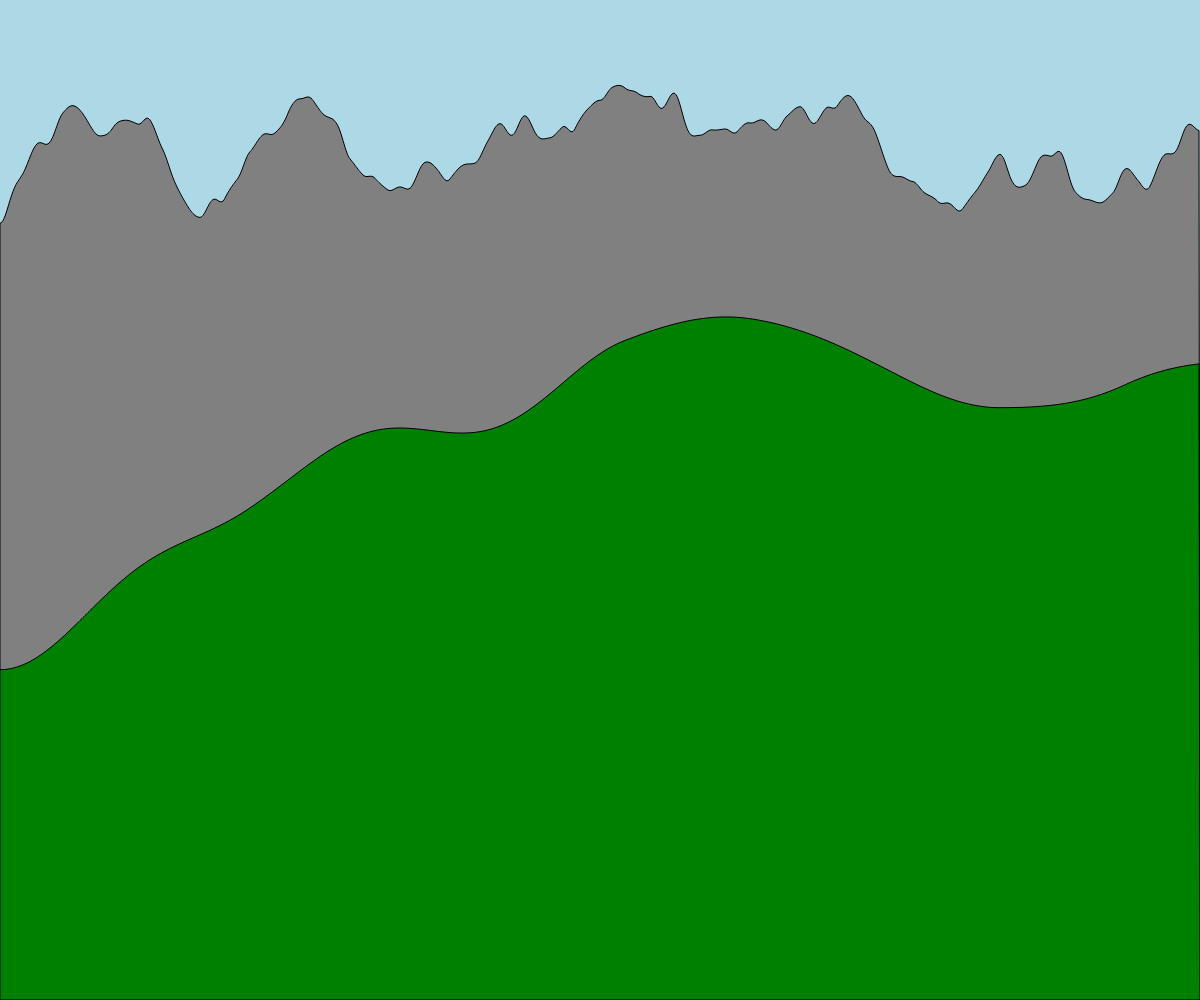
Frame 1 (no input)
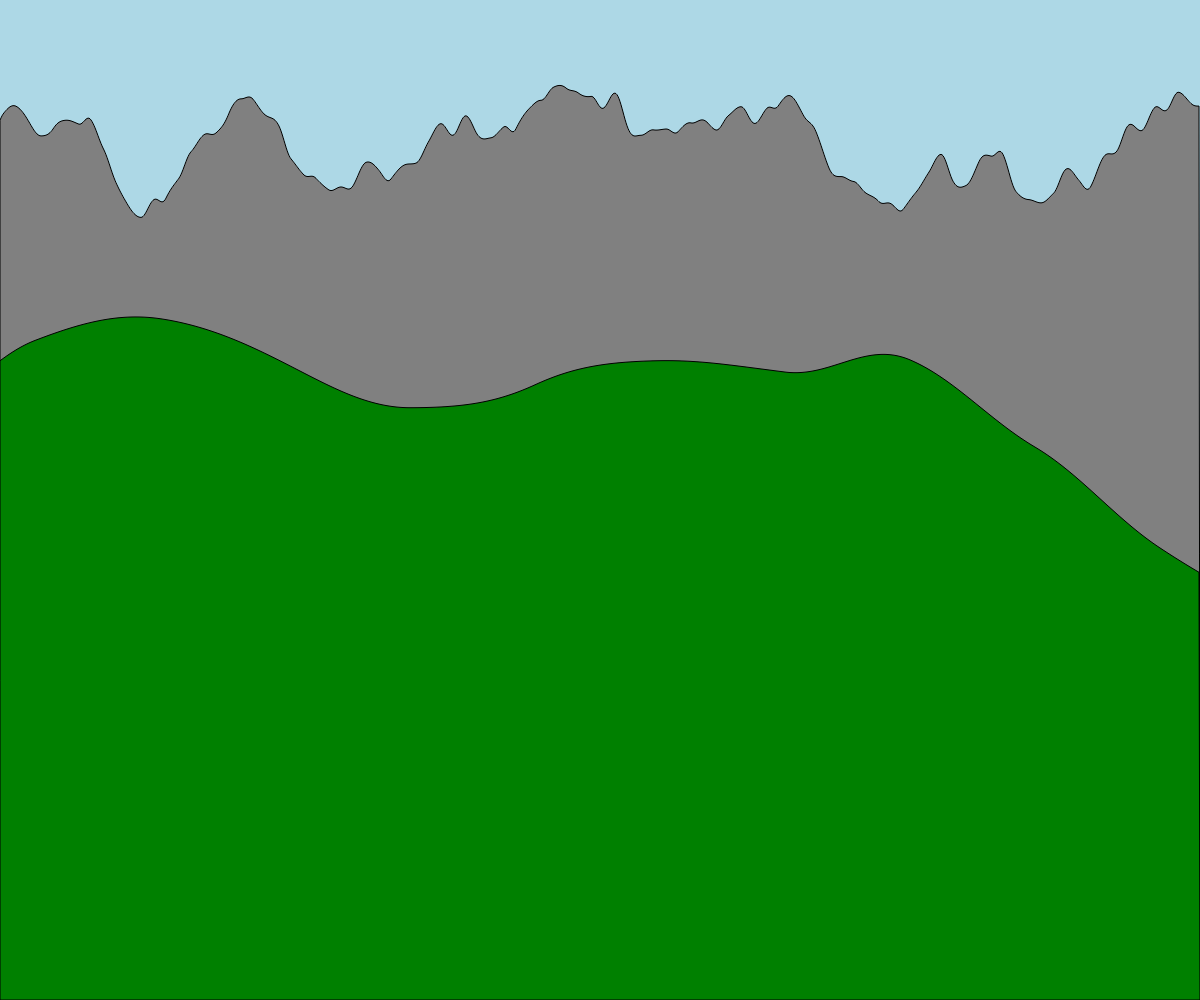
Frame 60 (no input)
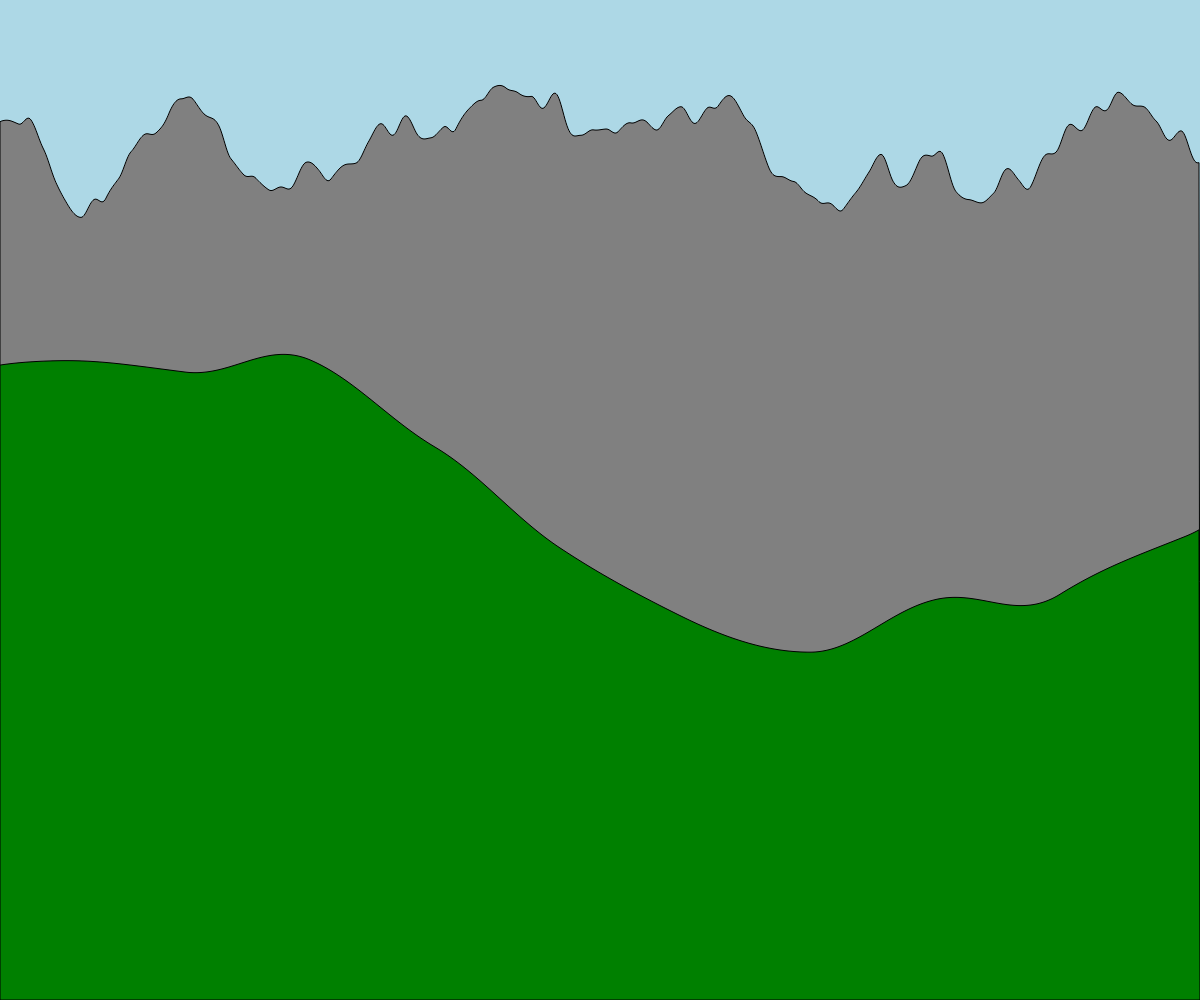
Frame 120 (the mouse pressed at the canvas centre since frame 60)

The p5.js sketch that drew these frames (run headless with seeded random() and noise() and a simulated clock; from frame 60 on, the mouse is pressed at the canvas centre):

// p5.js sketch
// ── sketch.js
let xoff = 0;
let xoff2 = 0;
let startx = 0;
let startx2 = 0;

function setup() {
  createCanvas(windowWidth, windowHeight);
}

function draw() {
  background("lightblue");

  fill("grey");
  beginShape();
  xoff = startx;
  vertex(0, height);
  for (let x = 0; x < width; x++) {
    vertex(x, (height / 3) * noise(xoff));
    xoff += 0.01;
  }
  vertex(width, height);
  endShape(CLOSE);
  startx += 0.01;

  fill("green");
  beginShape();
  xoff2 = startx2;
  vertex(0, height);
  for (let x = 0; x < width; x++) {
    vertex(x, 2 * (height / 2) * noise(xoff2));
    xoff2 += 0.001;
  }
  vertex(width, height);
  endShape(CLOSE);
  startx2 += 0.01;
}

/*
let x = 0;

function setup() {
  createCanvas(windowWidth, windowHeight);
}

function draw() {
  if (x % 40 == 0) {
    fill("red");
    circle(x, random(height), 20);
    fill("green");
    circle(x, noise(x) * height, 20);
  }
  x++;
}
*/

/*
function setup() {
  createCanvas(windowWidth, windowHeight);
  for (let x = 0; x < width; x++) {
    if (x % 50 == 0) {
      y = windowHeight * noise(x);
      //y = random(windowHeight);
      fill("red");
      circle(x, y, 5);
    }
  }
}

function draw() {}
*/
